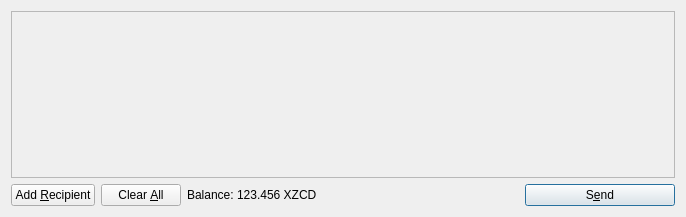
<?xml version="1.0" encoding="UTF-8"?>
<ui version="4.0">
 <class>SendCoinsDialog</class>
 <widget class="QDialog" name="SendCoinsDialog">
  <property name="geometry">
   <rect>
    <x>0</x>
    <y>0</y>
    <width>686</width>
    <height>217</height>
   </rect>
  </property>
  <property name="windowTitle">
   <string>Send Coins</string>
  </property>
  <property name="styleSheet">
   <string notr="true">background-image: url(:/images/xd2);</string>
  </property>
  <layout class="QVBoxLayout" name="verticalLayout">
   <item>
    <widget class="QScrollArea" name="scrollArea">
     <property name="widgetResizable">
      <bool>true</bool>
     </property>
     <widget class="QWidget" name="scrollAreaWidgetContents">
      <property name="geometry">
       <rect>
        <x>0</x>
        <y>0</y>
        <width>666</width>
        <height>165</height>
       </rect>
      </property>
      <layout class="QVBoxLayout" name="verticalLayout_2">
       <property name="leftMargin">
        <number>0</number>
       </property>
       <property name="topMargin">
        <number>0</number>
       </property>
       <property name="rightMargin">
        <number>0</number>
       </property>
       <property name="bottomMargin">
        <number>0</number>
       </property>
       <item>
        <layout class="QVBoxLayout" name="entries">
         <property name="spacing">
          <number>6</number>
         </property>
        </layout>
       </item>
       <item>
        <spacer name="verticalSpacer">
         <property name="orientation">
          <enum>Qt::Vertical</enum>
         </property>
         <property name="sizeHint" stdset="0">
          <size>
           <width>20</width>
           <height>40</height>
          </size>
         </property>
        </spacer>
       </item>
      </layout>
     </widget>
    </widget>
   </item>
   <item>
    <layout class="QHBoxLayout" name="horizontalLayout">
     <item>
      <widget class="QPushButton" name="addButton">
       <property name="toolTip">
        <string>Send to multiple recipients at once</string>
       </property>
       <property name="text">
        <string>Add &amp;Recipient</string>
       </property>
       <property name="icon">
        <iconset resource="../bitcoin.qrc">
         <normaloff>:/icons/add</normaloff>:/icons/add</iconset>
       </property>
       <property name="autoDefault">
        <bool>false</bool>
       </property>
      </widget>
     </item>
     <item>
      <widget class="QPushButton" name="clearButton">
       <property name="sizePolicy">
        <sizepolicy hsizetype="Minimum" vsizetype="Fixed">
         <horstretch>0</horstretch>
         <verstretch>0</verstretch>
        </sizepolicy>
       </property>
       <property name="toolTip">
        <string>Remove all transaction fields</string>
       </property>
       <property name="text">
        <string>Clear &amp;All</string>
       </property>
       <property name="icon">
        <iconset resource="../bitcoin.qrc">
         <normaloff>:/icons/remove</normaloff>:/icons/remove</iconset>
       </property>
       <property name="autoRepeatDelay">
        <number>300</number>
       </property>
       <property name="autoDefault">
        <bool>false</bool>
       </property>
      </widget>
     </item>
     <item>
      <layout class="QHBoxLayout" name="horizontalLayout_2">
       <property name="spacing">
        <number>3</number>
       </property>
       <item>
        <widget class="QLabel" name="label">
         <property name="text">
          <string>Balance:</string>
         </property>
        </widget>
       </item>
       <item>
        <widget class="QLabel" name="labelBalance">
         <property name="cursor">
          <cursorShape>IBeamCursor</cursorShape>
         </property>
         <property name="text">
          <string>123.456 XZCD</string>
         </property>
         <property name="textInteractionFlags">
          <set>Qt::LinksAccessibleByMouse|Qt::TextSelectableByKeyboard|Qt::TextSelectableByMouse</set>
         </property>
        </widget>
       </item>
      </layout>
     </item>
     <item>
      <spacer name="horizontalSpacer">
       <property name="orientation">
        <enum>Qt::Horizontal</enum>
       </property>
       <property name="sizeHint" stdset="0">
        <size>
         <width>40</width>
         <height>20</height>
        </size>
       </property>
      </spacer>
     </item>
     <item>
      <widget class="QPushButton" name="sendButton">
       <property name="minimumSize">
        <size>
         <width>150</width>
         <height>0</height>
        </size>
       </property>
       <property name="toolTip">
        <string>Confirm the send action</string>
       </property>
       <property name="text">
        <string>S&amp;end</string>
       </property>
       <property name="icon">
        <iconset resource="../bitcoin.qrc">
         <normaloff>:/icons/send</normaloff>:/icons/send</iconset>
       </property>
       <property name="default">
        <bool>true</bool>
       </property>
      </widget>
     </item>
    </layout>
   </item>
  </layout>
 </widget>
 <resources>
  <include location="../bitcoin.qrc"/>
 </resources>
 <connections/>
</ui>
